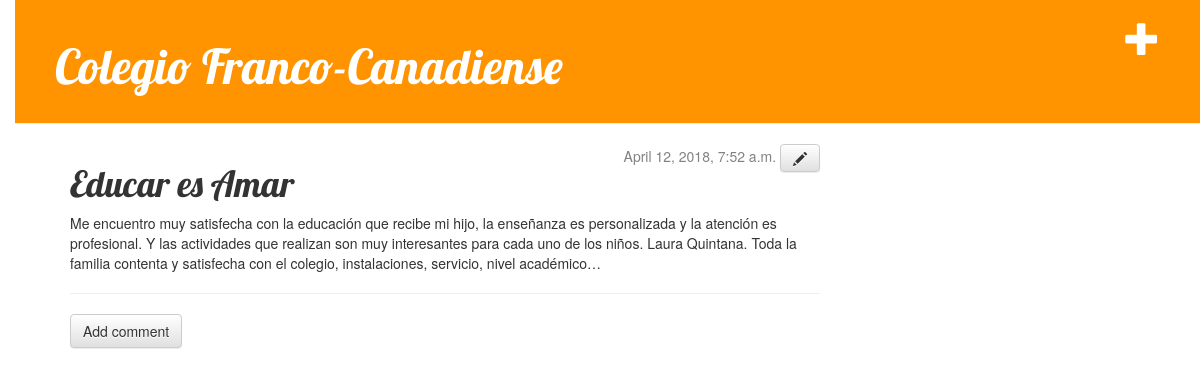
The app's page /post/2/ with its own data.
### blog/models.py (models this page shows, shortened)
class Post(models.Model):
        author = models.ForeignKey('auth.User', on_delete=models.CASCADE)
        title = models.CharField(max_length=200)
        text = models.TextField()
        created_date = models.DateTimeField(
                default=timezone.now)
        published_date = models.DateTimeField(
                blank=True, null=True)

### blog/views.py (the view)
# urls.py: url(r'^post/(?P<pk>[0-9]+)/$', views.post_detail, name='post_detail'),
def post_detail(request, pk):
    post = get_object_or_404(Post, pk=pk)
    return render(request, 'blog/post_detail.html', {'post': post})

### blog/templates/blog/post_detail.html (shortened to what this page needs)
    {% extends 'blog/base.html' %}
{% block content %}
    <div class="date">
    {% if post.published_date %}
        {{ post.published_date }}
    {% endif %}
    <a class="btn btn-default" href="{% url 'post_edit' pk=post.pk %}"><span class="glyphicon glyphicon-pencil"></span></a>
    </div>
    <h1>{{ post.title }}</h1>
    <p>{{ post.text|linebreaksbr }}</p>
	<hr>
	<a class="btn btn-default" href="{% url 'add_comment_to_post' pk=post.pk %}">Add comment</a>
{% endblock %}

### blog/static/css/blog.css (style rules this page uses)
body { padding-left: 15px; }
h1, h2, h3, h4 { font-family: 'Lobster', cursive; }
.date { float: right; color: #828282; }

### records on screen
Post: published_date "April 12, 2018, 7:52 a.m.", title "Educar es Amar", text "Me encuentro muy satisfecha con la educación que recibe mi hijo, la enseñanza es personalizada y la atención es profesional. Y las actividades que realizan son muy interesantes para cada uno de los niños. Laura Quintana. Toda la familia contenta y satisfecha con el colegio, instalaciones, servicio, nivel académico…"
